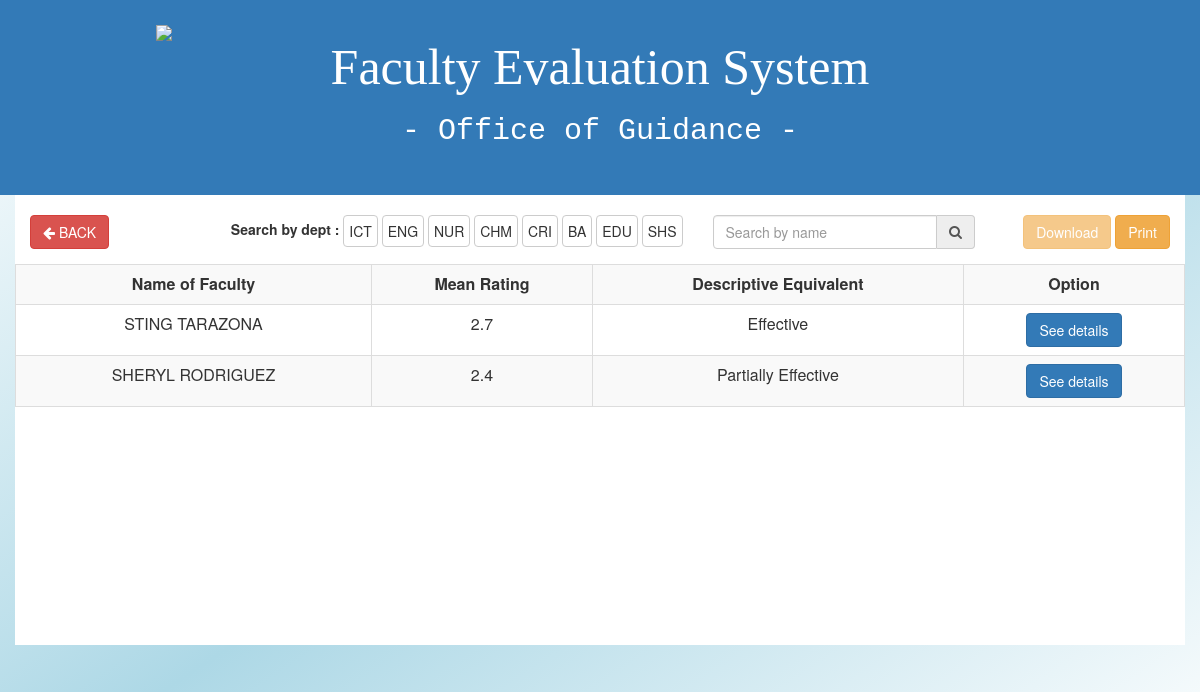
The app's page /views.php?dept=ict with its own data.
### tables this page shows
CREATE TABLE `overall` (
  `id` int(11) NOT NULL,
  `teacher` varchar(100) NOT NULL,
  `score` int(11) NOT NULL,
  `students` int(11) NOT NULL,
  `grade` varchar(3) NOT NULL,
  `description` varchar(50) NOT NULL
);

### functions/function.php (called while the page is built, shortened)
<?php
 function connect(){
 	$db = new PDO("mysql:host=localhost;dbname=scheduling_system","root","");
 	return $db;
 }
function searchbydept($dept){
  $db = connect();
  $query = $db->prepare("SELECT * From overall
    INNER JOIN teachers ON overall.teacher = teachers.name
    WHERE department = '$dept'");
    $query->execute();
  return $results = $query->fetchAll(PDO::FETCH_OBJ);
}
?>

### views.php (the view, shortened to what this page needs)
<?php
include 'functions/function.php';
$results = getoverall();
if(isset($_GET['dept'])){
  if($_GET['dept'] == "ict"){
    $results = searchbydept("ICT");
  }
}
 ?>
<html>
<head>
<link href="style/bootstrap.min.css" rel="stylesheet">
<link rel="stylesheet" href="style/css/font-awesome.min.css" type="text/css">
<link href="style/master.css" rel="stylesheet">
</head>
<body style="background:linear-gradient(to bottom right,white,lightblue,white); height:100%">
  <header>
    <div class="container-fluid bg-primary">
      <div class="row">
        <div class="container" style="padding: 20px 0px;">
          <div class="col-md-3">
            <div class="box">
                <img class="img-responsive" src="./images/logo.png"
                style="margin-left:70px; margin-top:5px">
            </div>
          </div>
          <div class="col-md-6 text-center">
              <h1 class="font"> Faculty Evaluation System </h1>
              <h1 class="font2"> - Office of Guidance - </h1>
          </div>
          <div class="col-md-3"></div>
        </div>
      </div>
    </div>
  </header>
<div class="container bg-white">
  <div class="row">
    <div class="col-md-1">
      <a href="adminrecord.php"><button class="btn btn-danger" type="button" name="button">
        <i class="fa fa-arrow-left"></i> BACK</button>
    </a>
    </div>
    <div class="col-md-6">
      <div class="form-inline pull-right">
        <label for="">Search by dept : </label>
        <a href="views.php?dept=ict" class="btn btn-default" style="padding:5px;">ICT</a>
        <a href="views.php?dept=eng" class="btn btn-default" style="padding:5px;">ENG</a>
        <a href="views.php?dept=nur" class="btn btn-default" style="padding:5px;">NUR</a>
        <a href="views.php?dept=chm" class="btn btn-default" style="padding:5px;">CHM</a>
        <a href="views.php?dept=cri" class="btn btn-default" style="padding:5px;">CRI</a>
        <a href="views.php?dept=ba" class="btn btn-default" style="padding:5px;">BA</a>
        <a href="views.php?dept=edu" class="btn btn-default" style="padding:5px;">EDU</a>
        <a href="views.php?dept=shs" class="btn btn-default" style="padding:5px;">SHS</a>
      </div>
    </div>
    <div class="col-md-3">
      <div class="form-group">
        <form class="input-group" action="#" method="post">
          <input class="form-control" type="text" name="searchname" placeholder="Search by name">
          <span class="input-group-addon"> <i class="fa fa-search"></i>
          </span>
        </form>
      </div>
    </div>
    <div class="col-md-2">
      <div class="pull-right">
        <a href="#" class="btn btn-warning"
        title="download overall table" disabled>Download</a>
        <a href="#" class="btn btn-warning" onclick="PrintTable();"
        title="print this table">Print</a>
      </div>
    </div>
  </div>
  <div class="row" style="height: 400px; overflow: auto;">
    <table class="table table-responsive table-striped table-bordered text" align="center">
    	<tr>
    		<th>Name of Faculty</th>
    		<th>Mean Rating</th>
    		<th>Descriptive Equivalent</th>
    		<th>Option</th>
    	</tr>
    	<?php foreach($results as $g): ?>
        <tr>
          <td><?php echo $g->teacher ?></td>
          <td><?php echo $g->grade ?></td>
          <td><?php echo $g->description ?></td>
          <td><button data-id="<?php echo $g->teacher;?>" type="button" class="btn btn-primary details"
           data-toggle="modal">See details</button>
         </td>
        </tr>
      <?php endforeach; ?>
    </table>
  </div>
</div>
</body>
</html>

### style/master.css (style rules this page uses)
.box { position: relative; margin: 0 auto; height: 150px; width: 150px; }
.font { font-family: impact; font-size: 50px; }
.font2 { font-family: monospace; font-size: 30px; }
.bg-white { padding-top: 20px; height: 450px; background-color: white; }
.table tr th { text-align: center; }

### views.php (style rules this page uses)
.text tr th { text-align: center; }
.text tr td { text-align: center; }

### records on screen
overall: teacher "STING TARAZONA", grade "2.7", description "Effective"
overall: teacher "SHERYL RODRIGUEZ", grade "2.4", description "Partially Effective"
